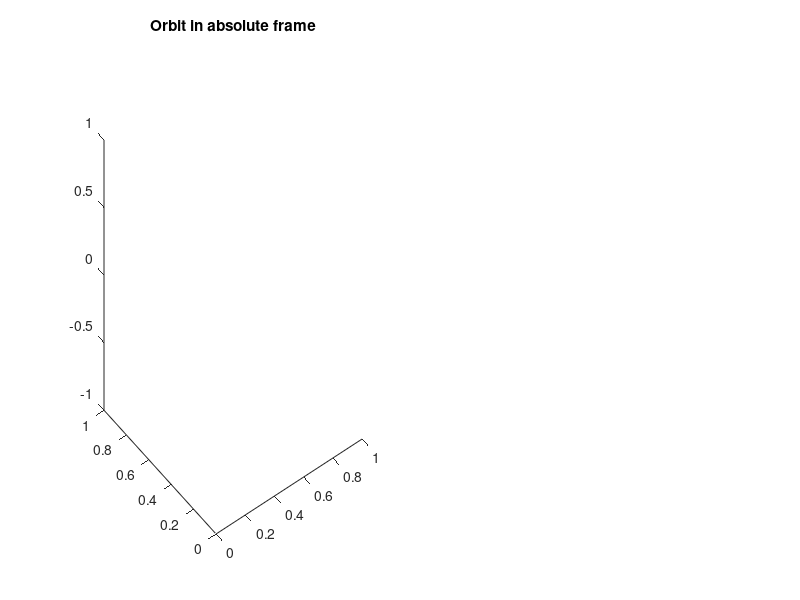

This figure's MATLAB source: (Note: this script raises an error after producing the figure.)
clear all
close all
f1 = figure;
f2 = figure;


% Initial conditions

position1 = [0,0,0];
velocity1 = [0,0.02,0];
accel1 = [0,0,0];
mass1 = 1000;
timestep = 0.0001;   % ~~~~~~~~~~~~~~~~~~~~Timestep
timer = 0;

position2 = [0.05,0,0];
velocity2 = [0,0.3,0];
accel2 = [0,0,0];
mass2 = 1000;

g = 0.00000430091;
distchecksmall = -1;
distcheckbig = 9999999999;
looper1 = 0;

alpha = 100;
rho = 0.1;
eps = 0.1;
cs = 30;
v = 0;
mu = g*(mass1+mass2);
sigma = 6.9868*10^(-39);
%sigma = 6.524*10^(-29);


dist0 = norm(position2 - position1);

angular0 = norm(cross(position2-position1,velocity2-velocity1));
spe0 = ((norm(velocity2-velocity1)^2)/2) - (mu/dist0);

p0 = norm(angular0)^2/mu;
%e0 = sqrt(1+2*((spe0*norm(angular0)^2)/(mu^2)));

i10 = norm(angular0*mass2);
i20 = -i10 + (g*mass1*mass2)*sqrt(mass2/(2*abs(spe0)));
e0 = sqrt(1-(i20/(i10+i20))^2);


p = p0
e = 0.4309




figure(f1); %~~~~~~~~~~~~~~~~~~~~~~~~~~~~~~ main plot
subplot(1,2,1);
view(3);
title('Orbit in absolute frame')
h2 = animatedline('Color',[0.7 0 0]);
h1 = animatedline('Color',[0 .7 .7]);
%pbaspect([1,1,1]);
grid on;

subplot(1,2,2);
title('Orbit relative to central body')
h3 = animatedline('Color',[0.7 0 0]);
h4 = animatedline('Color',[0 .7 .7]);
%axis([-3,10,-5,8,])
pbaspect([1,1,1]);
grid on;





figure(f2); %~~~~~~~~~~~~~~~~~~~~~~~~~~~~~~~~~ graphs
subplot(2,4,1)
title('Absolute Energy over time')
xlabel('Time (Gyr)')
ylabel('Energy')
%axis([0,100,-0.1,0.1])
kegraph = animatedline('Color',[0 .7 .7]);
%axis([0,100,-9,9])
gpegraph = animatedline('Color',[.7 0 0]);
totalgraph = animatedline();
subplot(2,4,2)
title('Absolute Semi-Latus Rectum')
xlabel('Time (Gyr)')
ek2 = animatedline('Color',[0 0.7 0]);
subplot(2,4,3)
title('Analytic solution - SLR')
xlabel('Time (Gyr)')
pplot = animatedline();
subplot(2,4,4)
title('Eccentricity direction')
edir = animatedline('Color',[0 0 0.9]);
xlabel('Time (Gyr)')
subplot(2,4,5) %~~~~~total energy relative error
title('%\Delta Specific Angular Momentum over Time')
xlabel('Time (Gyr)')
ylabel('%\Delta Angular Momentum')
energyerror = animatedline('Color',[0.9 0 0]);
subplot(2,4,6)
title('Eccentricity Magnitude')
xlabel('Time (Gyr)')
angerrorg = animatedline('Color',[0.9 0 0]);
subplot(2,4,7)
title('Analytic solution - Eccentricity')
xlabel('Time (Gyr)')
eplot = animatedline();

% Loop for this long
for k = 1:10/timestep
    
    
    % Integrate for motion
    
    if looper1 == 0
        direction = (position2-position1);
        dist = norm(direction);
        accel1 = g*mass2*direction/(dist^3);   
        accel2 = -g*mass1*direction/(dist^3); 
        
        
        
        
        velocity1 = velocity1 + accel1*timestep;
        velocity2 = velocity2 + accel2*timestep;
        position1 = position1 + velocity1*timestep;
        position2 = position2 + velocity2*timestep;
        
        position1old = position1;
        position2old = position2;
        velocity1old = velocity1;
        velocity2old = velocity2;
        
        
        looper1 = looper1 + 1;
    end
    if looper1 > 0
        
        velocityhalf1 = velocity1old + accel1*timestep/2;
        velocityhalf2 = velocity2old + accel2*timestep/2;
       
        position2 = position2old + velocityhalf2*timestep;
        position1 = position1old + velocityhalf1*timestep;
       
        
        macc = alpha*4*pi*(g^2)*(mass1^2)*rho/((cs^2)^(3/2));
        
        medd = (4*pi*g*mass1*mass2)/(0.1*299792*sigma);
        
        %~~~~~~~~~~~~~~~~~~~~~~~~~~~~~~~~~~~~~~~~~~~~~~~~~~~~~~~~~~~~~~~~~~~~~~~~~~~~~~~~~~~~~~~~~~~~~~~~~~~~~
       % mass1 = mass1 + macc*(1-eps)*timestep;%*timestep????
        mass1 = mass1*(1+0.01*timestep/0.0276);
        if mass1 <= 0
            mass1 = 0
        end
        
        direction = (position2-position1);
        dist = norm(direction);
        accel1 = g*mass2*direction/(dist^3);   
        accel2 = -g*mass1*direction/(dist^3); 
        
        
        velocity1 = velocityhalf1 + accel1*timestep/2;      
        velocity2 = velocityhalf2 + accel2*timestep/2;
        
        position1old = position1;
        position2old = position2;
        velocity1old = velocity1;
        velocity2old = velocity2;
    end
    
    if dist > distchecksmall
        distchecksmall = dist;
        positioncheck1 = position2-position1;
    end
    if dist < distcheckbig
        distcheckbig = dist;
        positioncheck2 = position2-position1;
    end


    addpoints(h2,position2(1),position2(2),position2(3))
    addpoints(h1,position1(1),position1(2),position1(3))
    
    addpoints(h4,position2(1)-position1(1),position2(2)-position1(2),position2(3)-position1(3))
    addpoints(h3,0,0,0)
    
    
    
    
    % Energy graphs
    %ke = ((0.5*mass2*norm(velocity2-velocity1)^2)-ke0)/ke0;
    %gpe = -((-g*mass2*mass1/dist)-gpe0)/gpe0;
    %etot = ((ke + gpe)-etot0)/etot0;
    ke = 0.5*mass2*norm(velocity2-velocity1)^2;
    gpe = -g*mass2*mass1/dist;
    etot = ke + gpe;
    
    
    ek2lol = etot/(mass1^2); %gradient -4*10^(-18)*
    
    mu = g*(mass1+mass2);
    
    % Eccentricity and semilatus rectum~~~~~~~~~~~~~~~~~~~~~~~~~~~~~~~~~~~~~~~~~~~~~~~~~~~~
    r = direction;
    velovec = velocity2 - velocity1;
    h = cross(r,velovec);
    angmom = norm(cross(r,velovec));
    evec = (cross(velovec,h)/mu)-(r/norm(r));
    ecomp = evec(1)+j*evec(2);
    eangle = angle(ecomp);
    if eangle < 0
        eangle = eangle + 2*pi;
    end
    addpoints(edir,timer,eangle)
    ree = norm(evec);
    angular = (angmom-angular0)/angular0;
    specificenergy = ((norm(velocity2-velocity1)^2)/2) - (mu/dist);
    rcomp = r(1) + j*r(2);
    rang = angle(rcomp);
    if abs(rang) <= 0.0005
        a = (distcheckbig + norm(r))/2;
        cent = (positioncheck2 + r)/2;
        e = norm(cent)/a;
        p = a*(1-e*e);
    end
    panal = norm(h)^2/mu;
    eanal = sqrt(1+2*((specificenergy*norm(h)^2)/(mu^2)));
    %pd = (p-p0)/p0;
    %ed = (e-e0)/e0;
    
    %~~~~~~~~~~~~~~~~~~~~~~~~~~~~~~~~~~~~~~~~~~~~~~~~~~~~~~~~~~~~~~~~~~~~~~~~~~~~~~~~~~~~~
    %       Relative to body 1
 %   addpoints(h2,position2(1)-position1(1),position2(2)-position1(2),position2(3))
 %   addpoints(h1,0,0,position1(3))
    
    addpoints(kegraph,timer,ke)
    addpoints(gpegraph,timer,gpe)
    addpoints(totalgraph,timer,ke+gpe)
    addpoints(energyerror,timer,angmom)
    
    
    
    %Plot eccentricity and semilatus rectum
    %addpoints(ek2,timer,p)
    addpoints(angerrorg,timer,e)
    addpoints(ek2,timer,p)
    %addpoints(pplot, timer, panal)
    %addpoints(eplot,timer,eanal)
   
    
    
    i1 = norm(angmom*mass2);
    i2 = -i1 + (g*mass1*mass2)*sqrt(mass2/(2*abs(specificenergy)));
    eanalytic = sqrt(1-(i2/(i1+i2))^2);
    panalytic = (i1)^2/(mass2*g*mass1*mass2);
    addpoints(pplot, timer, panalytic)
    addpoints(eplot,timer,eanalytic)
    
    
    timer = timer + timestep;
    drawnow limitrate

end

a = (distchecksmall + distcheckbig)/2;
Relorbitalperiod = 2*pi*sqrt((a^3)/(g*(mass1+mass2)))
